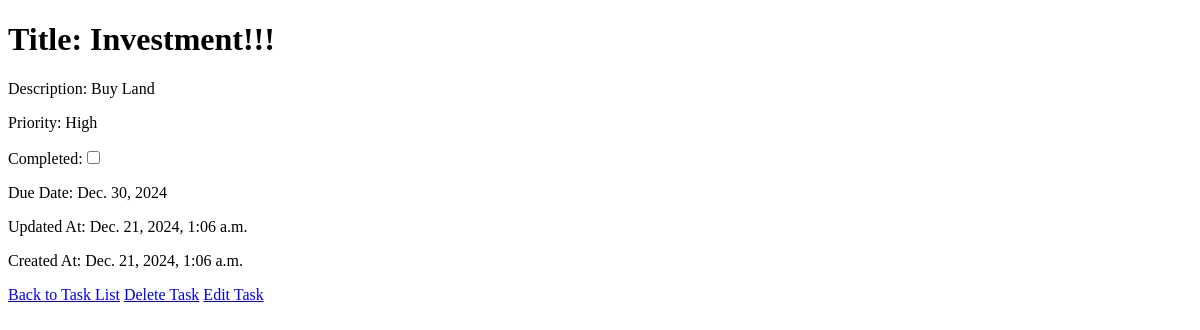
/dashboard/1/task_detail/12 (signed in), run on an earlier commit of the app's database.
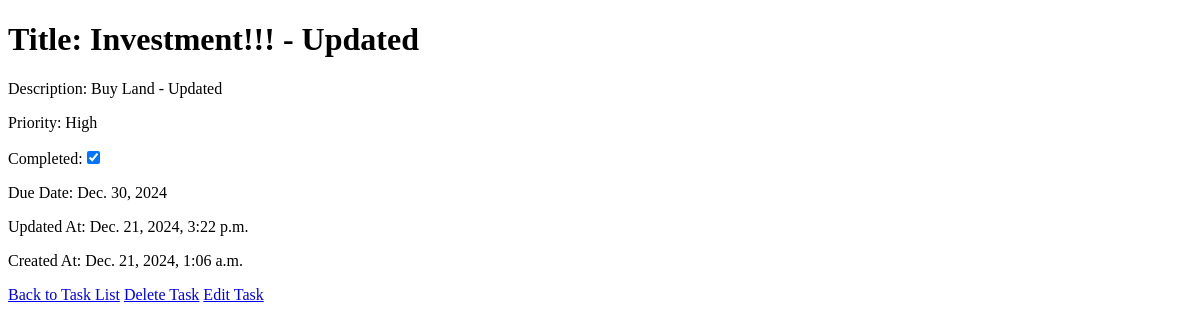
And on a later commit of the database.
### app/models.py (models this page shows, shortened)
class Task(models.Model):
    title = models.CharField(max_length=200, null=True)
    description = models.TextField()
    priority = models.IntegerField(choices=((1, 'Low'), (2, 'Medium'), (3, 'High')))
    completed = models.BooleanField(default=False)
    account = models.ForeignKey(Account, on_delete=models.CASCADE)
    created_at = models.DateTimeField(auto_now_add=True)
    updated_at = models.DateTimeField(auto_now=True)
    due_date = models.DateField()

### app/views.py (the view)
# urls.py: path('dashboard/<int:account_id>/task_detail/<int:pk>', TaskDetailView, name='task_detail'),
@login_required
def TaskDetailView(request, account_id, pk):
    account = get_object_or_404(Account, id=account_id, user=request.user)
    task = get_object_or_404(Task, id=pk, account_id=account.id)
    return render(request, 'app/task_detail.html', {'task': task, 'account': account})

### app/templates/app/task_detail.html (shortened to what this page needs)
<!DOCTYPE html>
<html lang="en">
<head>
</head>
<body>
    <h1>Title: {{ task.title }}</h1>
    <p>Description: {{ task.description }}</p>
    {% if task.priority == 1 %}
            <p>Priority: Low</p>
        {% elif task.priority == 2 %}
            <p>Priority: Medium</p>
        {% elif task.priority == 3 %}
            <p>Priority: High</p>
        {% endif %}
        {% if task.completed == True %}
            <p>Completed:<input type="checkbox" checked onclick="return false;"/></p>
        {% else %}
            <p>Completed:<input type="checkbox" onclick="return false;"/></p>
        {% endif %}
    <p>Due Date: {{ task.due_date }}</p>
    <p>Updated At: {{ task.updated_at }}</p>
    <p>Created At: {{ task.created_at }}</p>
    <a href="{% url 'dashboard' account_id=account.id %}">Back to Task List</a>
    <a href="{% url 'delete_task' account_id=account.id pk=task.id %}">Delete Task</a>
    <a href="{% url 'update_task' account_id=account.id pk=task.id %}">Edit Task</a>
</body>
</html>

What changed in the data, as far as the page shows it:
changed Task: title "Investment!!!" → "Investment!!! - Updated"; description "Buy Land" → "Buy Land - Updated"; completed False → True (drawn); updated_at "Dec. 21, 2024, 1:06 a.m." → "Dec. 21, 2024, 3:22 p.m."
Also different on the page:
form field value: (not shown) → "☑"
form field value: "☐" → (not shown)
